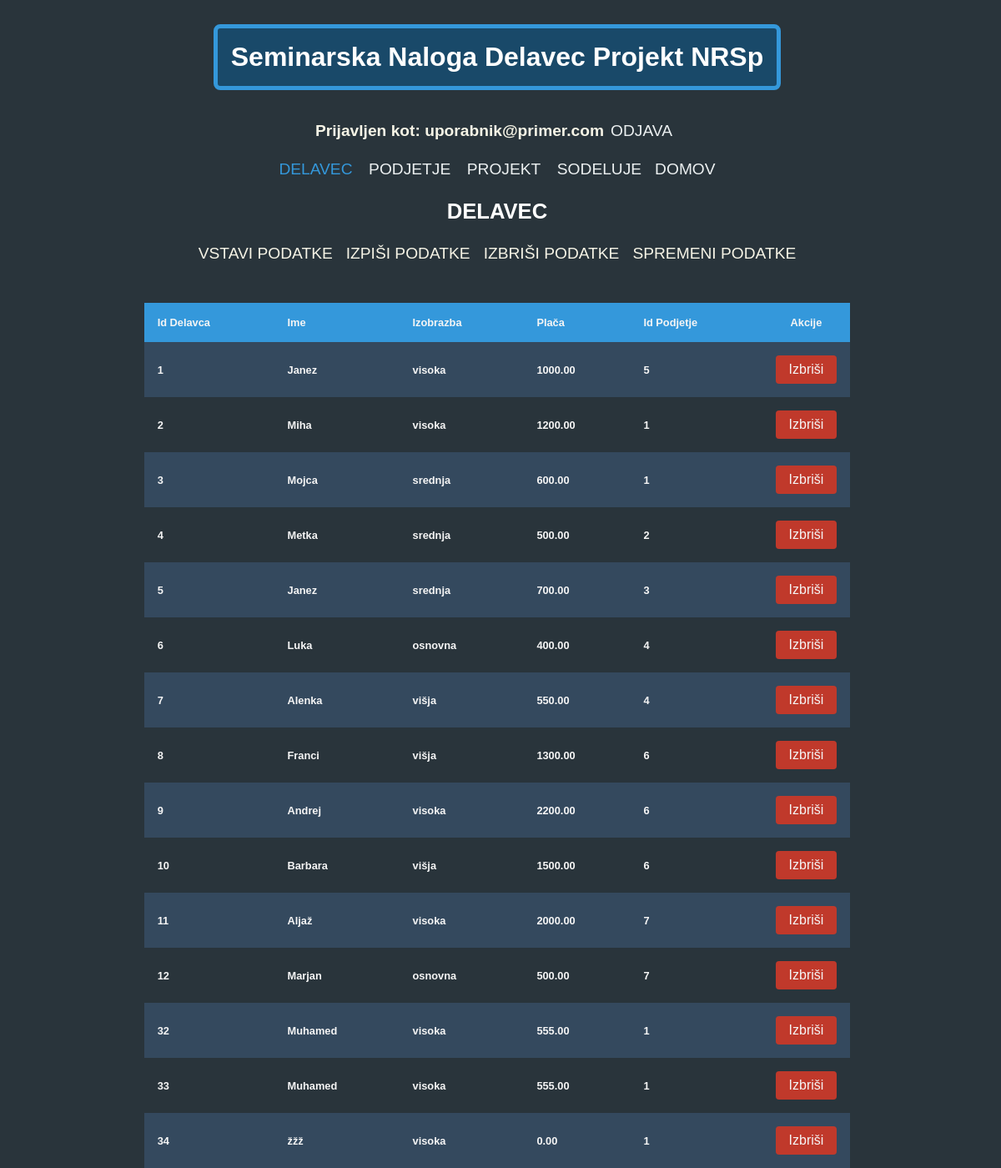
/components/delavec/delavec_brisi.php (signed in), run on the app's committed database.
### tables this page shows
CREATE TABLE `delavec` (
  `id_delavec` int(11) NOT NULL,
  `ime` varchar(30) DEFAULT NULL,
  `izobrazba` varchar(40) DEFAULT NULL,
  `placa` decimal(7,2) DEFAULT NULL,
  `id_podjetje` int(11) DEFAULT NULL
);

### components/delavec/delavec_brisi.php (the view, shortened to what this page needs)
<!DOCTYPE html>
<html lang="en">
<head>
    <link rel="stylesheet" href="../style_menu.css">
    <link rel="stylesheet" href="../style_table.css">
</head>
<body>
    <?php
    include("../head.php");
    include "../common_var.php";
    $conn = mysqli_connect($servername, $username, $password, $dbname);
    mysqli_query($conn, "set names 'utf8'");
    $sql = "SELECT * FROM delavec";
    $result = mysqli_query($conn, $sql);
    echo "<div class='tableContainer'>";
    echo "<table>";
    echo "<tr><th>Id Delavca</th><th>Ime</th><th>Izobrazba</th><th>Plača</th><th>Id Podjetje</th><th>Akcije</th></tr>";
    while ($row = mysqli_fetch_assoc($result)) {
        echo "<tr>";
        echo "<td>" . $row["id_delavec"] . "</td>";
        echo "<td>" . $row["ime"] . "</td>";
        echo "<td>" . $row["izobrazba"] . "</td>";
        echo "<td>" . $row["placa"] . "</td>";
        echo "<td>" . $row["id_podjetje"] . "</td>";
        echo "<td>
            <form action='delavec_brisi.php' method='post'>
                <input type='hidden' name='idDelavca' value='" . $row["id_delavec"] . "'>
                <button class='deleteButton' type='submit'>Izbriši</button>
            </form>
        </td>";
        echo "</tr>";
    }
    echo "</table>";
    echo "</div>";
    ?>
</body>
</html>

### components/style_menu.css (style rules this page uses)
body { flex-direction: column; display: flex; align-items: center; background: #29343b; font-family: "Montserrat", sans-serif; }

### components/style_table.css (style rules this page uses)
body { height: 100vh; width: 98vw; display: flex; background-color: #29343b; color: whitesmoke; }
.tableContainer { width: 90%; display: flex; flex-direction: column; align-items: center; }
table { background-color: #29343b; border-radius: 8px; width: 80%; color: whitesmoke; border-collapse: collapse; }
th, td { padding: 1rem; text-align: left; }
th { background-color: #3498db; }
tr:nth-child(even) { background-color: #34495e; transition: all 0.2s ease-in-out; }
.deleteButton { background-color: #c0392b; color: whitesmoke; border: none; border-radius: 4px; padding: 8px 16px; font-size: 1rem; cursor: pointer; transition: all 0.2s ease-in-out; }

### components/style.css (style rules this page uses)
body { font-family: 'Segoe UI', Tahoma, Geneva, Verdana, sans-serif; font-size: 0.8rem; height: 98vh; font-weight: bold; display: flex; flex-direction: column; background-color: #29343b; }

### components/delavec/delavec_brisi.php (style rules this page uses)
.tableContainer table th:nth-child(6), .tableContainer table td:nth-child(6) { width: 10%; text-align: center; }

### data on the page
delavec: id_delavec "1", ime "Janez", izobrazba "visoka", placa "1000.00", id_podjetje "5"
delavec: id_delavec "2", ime "Miha", izobrazba "visoka", placa "1200.00", id_podjetje "1"
delavec: id_delavec "3", ime "Mojca", izobrazba "srednja", placa "600.00", id_podjetje "1"
delavec: id_delavec "4", ime "Metka", izobrazba "srednja", placa "500.00", id_podjetje "2"
delavec: id_delavec "5", ime "Janez", izobrazba "srednja", placa "700.00", id_podjetje "3"
delavec: id_delavec "6", ime "Luka", izobrazba "osnovna", placa "400.00", id_podjetje "4"
delavec: id_delavec "7", ime "Alenka", izobrazba "višja", placa "550.00", id_podjetje "4"
delavec: id_delavec "8", ime "Franci", izobrazba "višja", placa "1300.00", id_podjetje "6"
delavec: id_delavec "9", ime "Andrej", izobrazba "visoka", placa "2200.00", id_podjetje "6"
delavec: id_delavec "10", ime "Barbara", izobrazba "višja", placa "1500.00", id_podjetje "6"
delavec: id_delavec "11", ime "Aljaž", izobrazba "visoka", placa "2000.00", id_podjetje "7"
delavec: id_delavec "12", ime "Marjan", izobrazba "osnovna", placa "500.00", id_podjetje "7"
delavec: id_delavec "32", ime "Muhamed", izobrazba "visoka", placa "555.00", id_podjetje "1"
delavec: id_delavec "33", ime "Muhamed", izobrazba "visoka", placa "555.00", id_podjetje "1"
delavec: id_delavec "34", ime "žžž", izobrazba "visoka", placa "0.00", id_podjetje "1"

### other printed values
$_SESSION['email'] "uporabnik@primer.com"
$activeSection "DELAVEC"
$menuItem "VSTAVI PODATKE"
$menuItem "IZPIŠI PODATKE"
$menuItem "IZBRIŠI PODATKE"
$menuItem "SPREMENI PODATKE"
